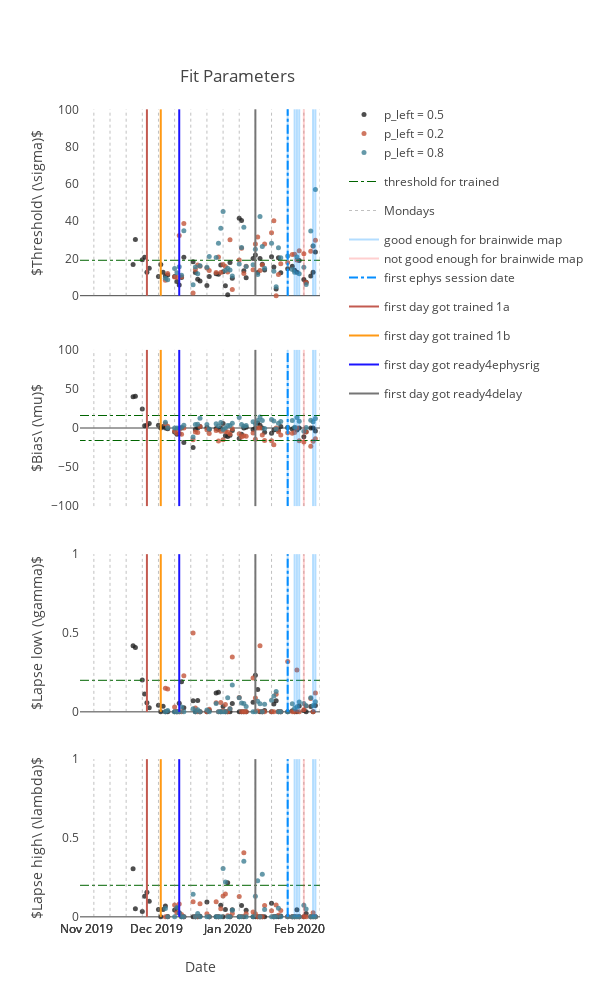

The notebook cell this image was saved under:
### Code cell
# plot for fit parameter changes over time
# get trial counts and session length to date
fit_pars_entry = subj.fetch1('KEY').copy()
fit_pars = (behavior.BehavioralSummaryByDate.PsychResults &
            subj).proj(
    'session_date', 'prob_left',
    'threshold', 'bias',
    'lapse_low', 'lapse_high').fetch(as_dict=True)
fit_pars = pd.DataFrame(fit_pars)
par_names = ['threshold', 'bias', 'lapse_low', 'lapse_high']
thresholds = [[19, 19], [16, 16, -16, -16], [0.2, 0.2], [0.2, 0.2]]
xranges = \
    [[d['first_date_str'], d['last_date_str']],
     [d['first_date_str'], d['last_date_str'], d['last_date_str'], d['first_date_str']],
     [d['first_date_str'], d['last_date_str']],
     [d['first_date_str'], d['last_date_str']]]
yranges = [[0, 100], [-100, 100], [0, 1], [0, 1]]

pars = dict()
for par_name in par_names:
    pars[par_name] = []

prob_lefts = fit_pars['prob_left'].unique()

for iprob_left, prob_left in enumerate(prob_lefts):
    prob_left_filter = fit_pars['prob_left'] == prob_left
    dot_color, error_color = putils.get_color(prob_left)

    fit_pars_sub = fit_pars[prob_left_filter]

    for ipar, par_name in enumerate(par_names):
        if ipar == 0:
            show_legend = True
        else:
            show_legend = False
        pars[par_name].append(
            go.Scatter(
                x=[t.strftime('%Y-%m-%d')
                   for t in fit_pars_sub['session_date'].tolist()],
                y=fit_pars_sub[par_name].tolist(),
                mode='markers',
                marker=dict(
                    size=5,
                    color=dot_color,
                    opacity=0.8
                ),
                name=f'p_left = {prob_left}',
                xaxis='x{}'.format(4-ipar),
                yaxis='y{}'.format(4-ipar),
                showlegend=show_legend,
                legendgroup='p_left'
            ))

pars_data = [pars[par_name][i]
             for i, prob_left in enumerate(prob_lefts)
             for par_name in par_names]

for ipar, par_name in enumerate(par_names):
    if ipar == 0:
        show_legend = True
    else:
        show_legend = False

    pars_data.append(
        go.Scatter(
            x=xranges[ipar],
            y=thresholds[ipar],
            mode="lines",
            line=dict(
                width=1,
                color='darkgreen',
                dash='dashdot'),
            name='threshold for trained',
            xaxis='x{}'.format(4-ipar),
            yaxis='y{}'.format(4-ipar),
            showlegend=show_legend,
            legendgroup='date'
        )
    )

    # add monday plots
    pars_data = putils.create_monday_plot(
        pars_data, yranges[ipar], d['mondays'],
        xaxis='x{}'.format(4-ipar),
        yaxis='y{}'.format(4-ipar),
        show_legend_external=show_legend
    )
    
    if d['ephys_dates']:
        pars_data = putils.create_good_enough_brainmap_plot(
            pars_data, yranges[ipar], d['ephys_dates'],
            d['good_enough'],
            xaxis='x{}'.format(4-ipar),
            yaxis='y{}'.format(4-ipar),
            show_legend_external=show_legend)

    # add status plots
    pars_data = putils.create_status_plot(
        pars_data, yranges[ipar], status,
        xaxis='x{}'.format(4-ipar),
        yaxis='y{}'.format(4-ipar),
        show_legend_external=show_legend,
        public=public
    )

x_axis_range = \
    [d['first_date_str'],
     (d['last_date'] - datetime.timedelta(days=1)).strftime('%Y-%m-%d')]
layout = go.Layout(
    xaxis1=dict(
        domain=[0, 1],
        range=x_axis_range,
        title='Date',
        showgrid=False
    ),
    yaxis1=dict(
        domain=[0, 0.2],
        anchor='x1',
        showgrid=False,
        range=[-0.02, 1.02],
        title='$Lapse high\ (\\lambda)$'
    ),
    xaxis2=dict(
        domain=[0, 1],
        range=x_axis_range,
        showgrid=False
    ),
    yaxis2=dict(
        domain=[0.25, 0.45],
        anchor='x2',
        showgrid=False,
        range=[-0.02, 1.02],
        title='$Lapse low\ (\\gamma)$'
    ),
    xaxis3=dict(
        domain=[0, 1],
        range=x_axis_range,
        showgrid=False
    ),
    yaxis3=dict(
        domain=[0.5, 0.7],
        anchor='x3',
        showgrid=False,
        range=[-105, 105],
        title='$Bias\ (\\mu)$'
    ),
    xaxis4=dict(
        domain=[0, 1],
        range=x_axis_range,
        showgrid=False
    ),
    yaxis4=dict(
        domain=[0.75, 1],
        anchor='x4',
        showgrid=False,
        range=[-5, 105],
        title='$Threshold\ (\\sigma)$'
    ),
    height=1000,
    width=600,
    title=dict(
        text='Fit Parameters',
        x=0.3,
        y=0.93
    ),
    legend=dict(
        x=1.1,
        y=1,
        orientation='v'),
    template=dict(
        layout=dict(
            plot_bgcolor="white"
        )
    )
)
fig = go.Figure(data=pars_data, layout=layout)
plotly.offline.iplot(fig)
